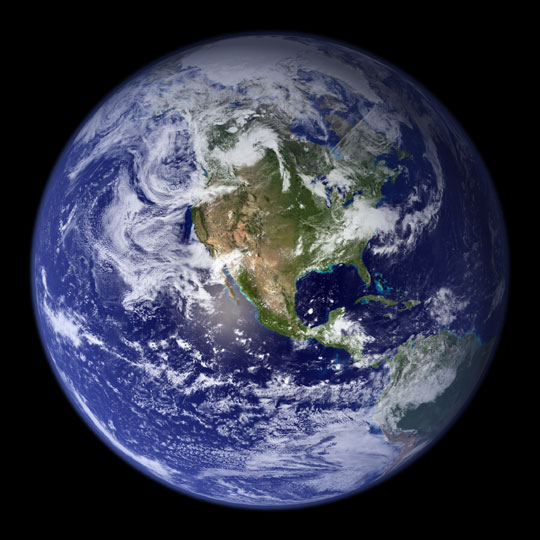
#> input picture globe.jpg, 540 x 540 px
$ python puzzle.py   (Python 2 division)
#> lines starting #> are read from the running program, lines starting #| are printed output that depends on the picture
#> further down, image is the input picture: shape (540, 540, 3); mean B, G, R 76.3, 58.2, 54.8
# Import libraries

import glob
import time
import random
import cv2
import matplotlib.image as mpimg
import matplotlib.pyplot as plt
import numpy as np
import argparse

# create class for tiles

class tile:
    def __init__(self,n, m, im):
        self.imshape = im.shape
        self.im = im
        self.num = n*10+m
        self.row = n
        self.clm = m
        self.xpos = self.imshape[0]*m
        self.ypos = self.imshape[1]*n
        self.width = self.imshape[0]
        self.heigth = self.imshape[1]

# define funtion to split the image in tiles

def makePuzzle(img, n=4, m=4):
#> called with n = 4, m = 4
    imshape = img.shape
#> imshape = (540, 540, 3)
    # Define empty array to append tiles
    imArray =[]
    tiles ={}
    crop = np.copy(img)
    # Define size of tiles
    length = imshape[0]/m
#> length = 135
    width = imshape[1]/n
#> width = 135
    # crop the image in tiles and append them
    for nn in range(0,n):
        for mm in range(0,m):
            xstart = nn* length
            xstop = xstart + length
            ystart = mm*width
            ystop = ystart + width
            piece = crop[xstart:xstop, ystart:ystop]
            imArray.append(piece)
            name = ''.join([str(nn+1),str(mm+1)])
            tiles[name] = tile(nn+1, mm+1, piece)
#> after the loop, imArray = 16 items; tiles = 16 items
    bTile = np.zeros_like(tiles["11"].im)
    tiles["11"].im = bTile
    tiles["black"] = tiles.pop("11")
    return tiles

# Funtion to grad and drop tile into empty space (black tile)
refPt = []
dragging = False
def drag(event, x, y, flags, param):
    if event == cv2.EVENT_LBUTTONDOWN:
        for n in ans:
            if x<=ans[n].xpos & x>ans[n].xpos-ans[n].width & y<=ans[n].ypos & y>ans[n].ypos-ans[n].heigth:
                xOld = ans[n].xpos
                yOld = ans[n].ypos
                marker = n
                dragging = True
    elif event == cv2.EVENT_LBUTTONUP:
        if x<=ans["black"].xpos & x>ans["black"].xpos-ans["black"].width & y<=ans["black"].ypos & y>ans["black"].ypos-ans["black"].heigth:
            if abs(x-ans["black"].xpos)<=ans["black"].width & abs(y-ans["black"].ypos)<=ans["black"].heigth:
              xNew = ans["black"].xpos
              yNew = ans["black"].ypos
              ans[marker].xpos = xNew
              ans[marker].ypos = yNew
              ans['black'].xpos = xOld
              ans['black'].ypos = yOld
              dragging = False
# load the image, clone it, and setup the mouse callback function

image = cv2.imread("globe.jpg")
ans = makePuzzle(image)
#> ans = 16 items
board = np.zeros_like(image)
for ti in ans:
    board[ans[ti].xpos-ans[ti].width:ans[ti].xpos,ans[ti].ypos-ans[ti].heigth:ans[ti].ypos]= ans[ti].im
#> this loop made 16 passes
#> ti on passes 1 to 12: '12', '13', '14', '21', '22', '23', '24', '31', '32', '33', '34', '41'
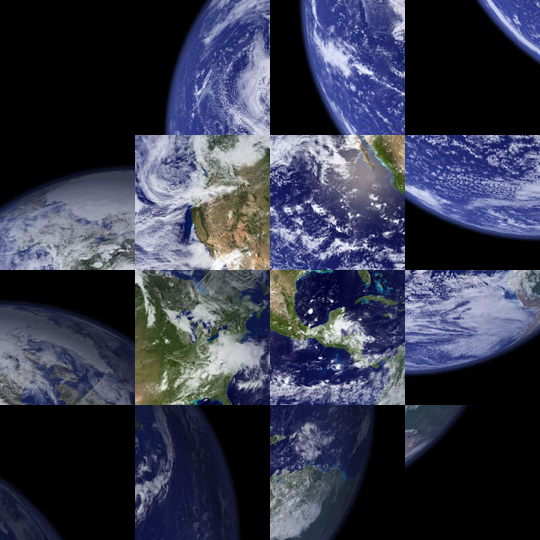
#> board: shape (540, 540, 3); mean of channels 0, 1, 2 75.3, 57.4, 54.1; drawn as B, G, R
clone = board.copy()

cv2.namedWindow("board")

# keep looping until the 'q' key is pressed

while True:
    # display the image and wait for a keypress
    cv2.imshow("board", board)
    cv2.setMouseCallback("board", drag)
    key = cv2.waitKey(1) & 0xFF
#> (key Esc is pressed here)
    for ti in ans:
        board[ans[ti].xpos-ans[ti].width:ans[ti].xpos,ans[ti].ypos-ans[ti].heigth:ans[ti].ypos]= ans[ti].im

    # if the 'r' key is pressed, reset the cropping region
    if key == ord("r"):
        board = clone.copy()

    # if the 'c' key is pressed, break from the loop
    elif key == ord("c"):
        break
